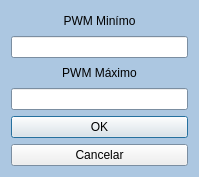
<?xml version="1.0" encoding="UTF-8"?>
<ui version="4.0">
 <class>PwmDialogBox</class>
 <widget class="QDialog" name="PwmDialogBox">
  <property name="geometry">
   <rect>
    <x>0</x>
    <y>0</y>
    <width>199</width>
    <height>177</height>
   </rect>
  </property>
  <property name="palette">
   <palette>
    <active>
     <colorrole role="Base">
      <brush brushstyle="SolidPattern">
       <color alpha="255">
        <red>255</red>
        <green>255</green>
        <blue>255</blue>
       </color>
      </brush>
     </colorrole>
     <colorrole role="Window">
      <brush brushstyle="SolidPattern">
       <color alpha="255">
        <red>172</red>
        <green>199</green>
        <blue>225</blue>
       </color>
      </brush>
     </colorrole>
    </active>
    <inactive>
     <colorrole role="Base">
      <brush brushstyle="SolidPattern">
       <color alpha="255">
        <red>255</red>
        <green>255</green>
        <blue>255</blue>
       </color>
      </brush>
     </colorrole>
     <colorrole role="Window">
      <brush brushstyle="SolidPattern">
       <color alpha="255">
        <red>172</red>
        <green>199</green>
        <blue>225</blue>
       </color>
      </brush>
     </colorrole>
    </inactive>
    <disabled>
     <colorrole role="Base">
      <brush brushstyle="SolidPattern">
       <color alpha="255">
        <red>172</red>
        <green>199</green>
        <blue>225</blue>
       </color>
      </brush>
     </colorrole>
     <colorrole role="Window">
      <brush brushstyle="SolidPattern">
       <color alpha="255">
        <red>172</red>
        <green>199</green>
        <blue>225</blue>
       </color>
      </brush>
     </colorrole>
    </disabled>
   </palette>
  </property>
  <property name="windowTitle">
   <string>PWM Settings</string>
  </property>
  <layout class="QGridLayout" name="gridLayout">
   <item row="0" column="0">
    <layout class="QVBoxLayout" name="verticalLayout_2">
     <item>
      <layout class="QVBoxLayout" name="verticalLayout">
       <item>
        <widget class="QLabel" name="label">
         <property name="text">
          <string>PWM Minímo</string>
         </property>
         <property name="alignment">
          <set>Qt::AlignCenter</set>
         </property>
        </widget>
       </item>
       <item>
        <widget class="QLineEdit" name="PWMMinLineEdit"/>
       </item>
       <item>
        <widget class="QLabel" name="label_2">
         <property name="text">
          <string>PWM Máximo</string>
         </property>
         <property name="alignment">
          <set>Qt::AlignCenter</set>
         </property>
        </widget>
       </item>
       <item>
        <widget class="QLineEdit" name="PWMMaxLineEdit"/>
       </item>
      </layout>
     </item>
     <item>
      <widget class="QPushButton" name="OKPushButton">
       <property name="text">
        <string>OK</string>
       </property>
      </widget>
     </item>
     <item>
      <widget class="QPushButton" name="CancelarPushButton">
       <property name="text">
        <string>Cancelar</string>
       </property>
      </widget>
     </item>
    </layout>
   </item>
  </layout>
 </widget>
 <resources/>
 <connections/>
</ui>
